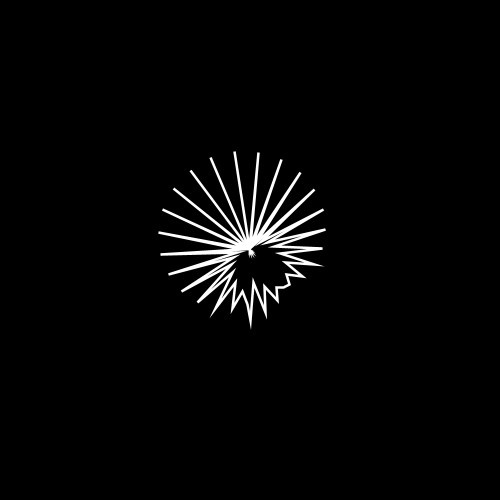
Frame 1 (no input)
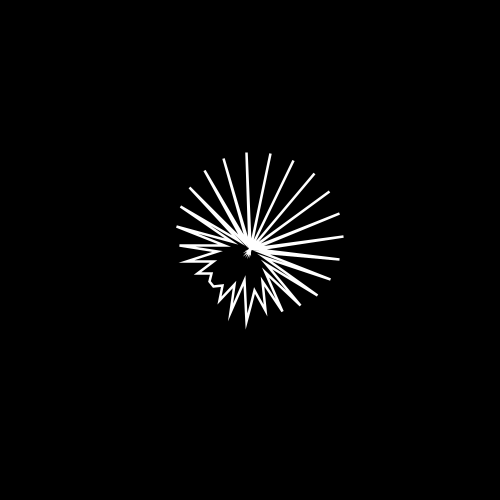
Frame 60 (the mouse pressed at the canvas centre just before this capture)
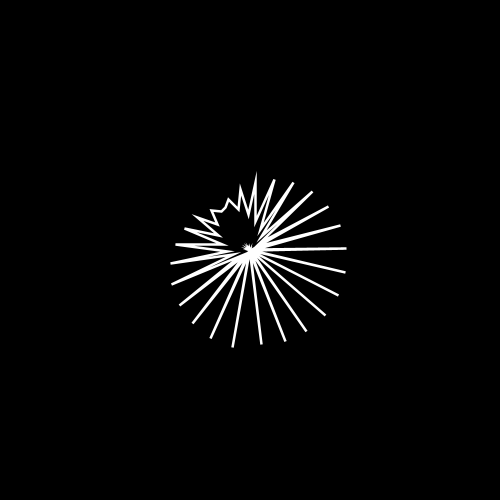
Frame 120 (the mouse held since frame 60 and released just before this capture)

The Processing sketch that drew these frames (run headless with seeded random() and noise(); from frame 60 on, the mouse is pressed at the canvas centre):

// Processing sketch: sketch_190716b
// ── sketch_190716b.pde
float r;
float cx;
float cy;
float rad;
float x;
float y;
void setup() {
  size(500, 500);
  r = 400;
  cx = width/2;
  cy = height/2;
}


void draw() {
  background(0);
  noFill();
  stroke(255);
  strokeWeight(2.5);
  beginShape();
  for (float i = 0; i<=360.0; i=i+7.0) {
    float deg = millis()/8.0+282.3*i;  //相比于多边形的放大缩小，添加了"常量*i"的部分
    float mrad = radians(deg);
    float pingPong = sin(mrad);
    float r = map(pingPong, -1.0, 1.0, 0.0, 100.0);
    rad = radians(i);
    x = cx + r*sin(rad);
    y = cy + r*cos(rad);
    vertex(x, y);
  }
  endShape(CLOSE);
}
